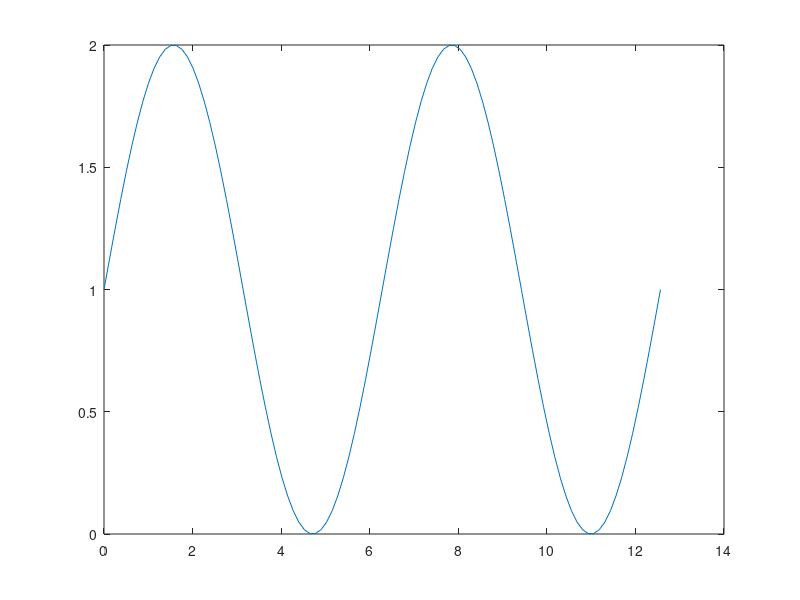

The MATLAB script that drew this image:
clear; close all;

%% Parameters

L = 5; %domain length in meters
N = 505; % spatial samples in domain
Niter = 800; %# of iterations to perform
fs = 300e6; %source frequency in Hz
ds = L/N; %spatial step in meters
dt = ds/300e6; %"magic time step"
eps0 = 8.854e-12; %permittivity of free space
mu0 = pi*4e-7; %permeability of free space
x = linspace(0,L,N); %x coordinate of spatial samples

%% main
figure(1)
x = linspace(0,4*pi,101);
hold on
for i = 1:100
    plot(x, sin(x)+1)
    hold off
end